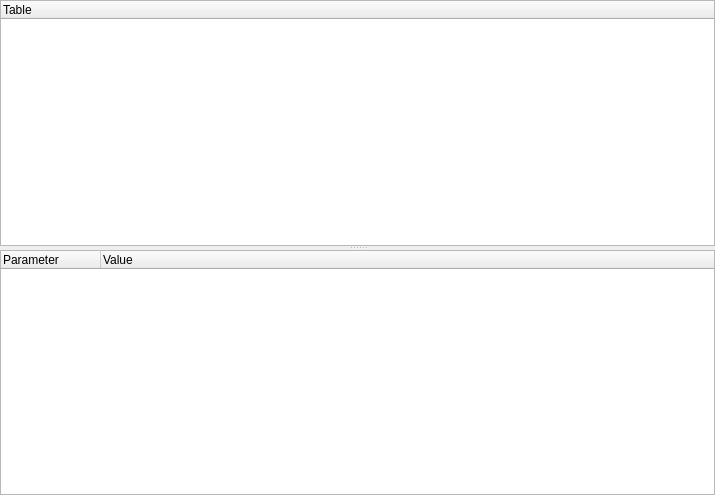
<?xml version="1.0" encoding="UTF-8"?>
<ui version="4.0">
 <class>SysInfoDmi</class>
 <widget class="QWidget" name="SysInfoDmi">
  <property name="geometry">
   <rect>
    <x>0</x>
    <y>0</y>
    <width>715</width>
    <height>495</height>
   </rect>
  </property>
  <property name="windowTitle">
   <string/>
  </property>
  <layout class="QVBoxLayout" name="verticalLayout">
   <property name="leftMargin">
    <number>0</number>
   </property>
   <property name="topMargin">
    <number>0</number>
   </property>
   <property name="rightMargin">
    <number>0</number>
   </property>
   <property name="bottomMargin">
    <number>0</number>
   </property>
   <item>
    <widget class="QSplitter" name="splitter">
     <property name="orientation">
      <enum>Qt::Orientation::Vertical</enum>
     </property>
     <widget class="QTreeWidget" name="tree">
      <property name="contextMenuPolicy">
       <enum>Qt::ContextMenuPolicy::CustomContextMenu</enum>
      </property>
      <property name="showDropIndicator" stdset="0">
       <bool>false</bool>
      </property>
      <column>
       <property name="text">
        <string>Table</string>
       </property>
      </column>
     </widget>
     <widget class="QTreeWidget" name="tree_params">
      <property name="contextMenuPolicy">
       <enum>Qt::ContextMenuPolicy::CustomContextMenu</enum>
      </property>
      <property name="showDropIndicator" stdset="0">
       <bool>false</bool>
      </property>
      <column>
       <property name="text">
        <string>Parameter</string>
       </property>
      </column>
      <column>
       <property name="text">
        <string>Value</string>
       </property>
      </column>
     </widget>
    </widget>
   </item>
  </layout>
  <action name="action_copy_row">
   <property name="text">
    <string>Copy Row</string>
   </property>
  </action>
  <action name="action_copy_name">
   <property name="text">
    <string>Copy Name</string>
   </property>
  </action>
  <action name="action_copy_value">
   <property name="text">
    <string>Copy Value</string>
   </property>
  </action>
 </widget>
 <resources/>
 <connections/>
</ui>
